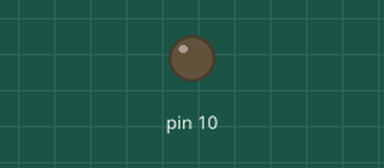
The sketch below on a simulated Arduino Uno, built with avr-gcc and run on an emulated ATmega328P. Shown: output pins drawn as LEDs (lit = HIGH). What the sketch prints to the serial monitor is not drawn.

Above: at 25.5 s.
At 51.5 s:
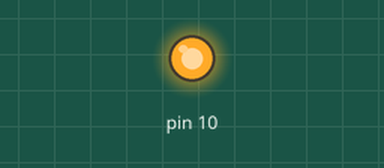
Timing chart, 0 to 67.7 s (numbered marks = the images above):
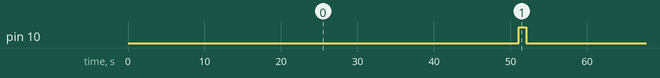

Measured:
- by itself, pin 10: alternates HIGH for 1.0 s and LOW for 51.1 s

The sketch:

demo_master.ino
```cpp
#include <SPI.h>
void setup(void) {
  Serial.begin(15200);
  digitalWrite(SS,HIGH);
  SPI.begin();
  SPI.setClockDivider(SPI_CLOCK_DIV8);
}

void loop(void) {
byte Mysent,Myreceived;
digitalWrite(SS,LOW);
for(int jj=0;jj<255;jj++)
{
  Mysent = jj;
  Myreceived=SPI.transfer(Mysent);
  Serial.print("sent: ");
  Serial.print(Mysent);
  Serial.print("\t Received: ");
  Serial.print(Myreceived);
  delay(200);
}
digitalWrite(SS,HIGH);
delay(1000);


}
```
